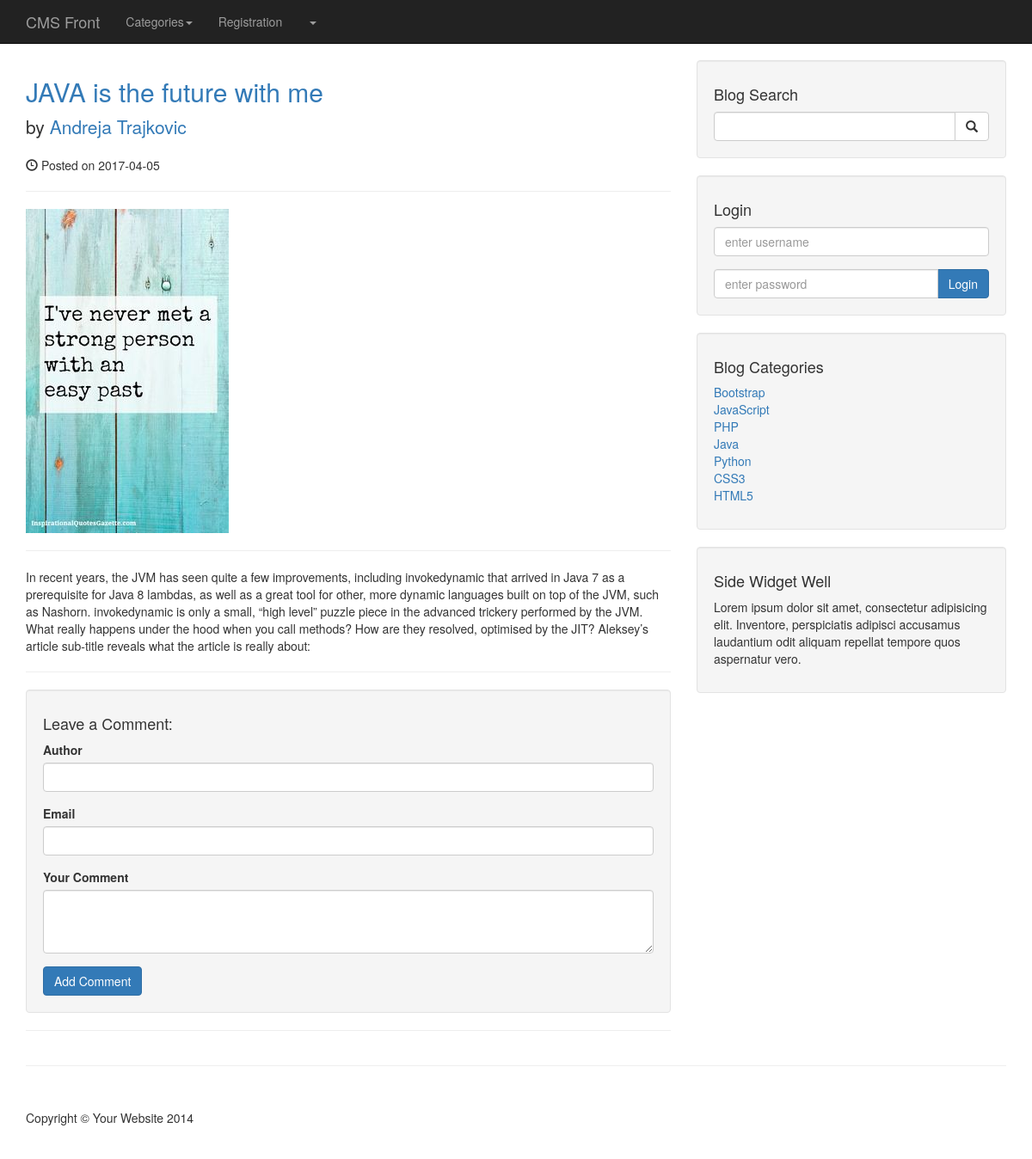
The page /post.php?pId=4 on the database its author committed.
### tables this page shows
CREATE TABLE `posts` (
  `post_id` int(3) NOT NULL,
  `post_category_id` int(3) NOT NULL,
  `post_title` varchar(255) NOT NULL,
  `post_author` varchar(255) NOT NULL,
  `post_date` date NOT NULL,
  `post_image` text NOT NULL,
  `post_content` text NOT NULL,
  `post_tags` varchar(255) NOT NULL,
  `post_status` varchar(255) NOT NULL DEFAULT 'draft',
  `post_view_count` int(11) NOT NULL
);

CREATE TABLE `categories` (
  `cat_id` int(3) NOT NULL,
  `cat_title` varchar(255) NOT NULL
);

### post.php (the view, shortened to what this page needs)
<?php include 'admin/functions.php'; ?>
<?php include 'includes/header.php'; ?>
<?php include 'includes/nav.php'; ?>
    <div class="container">
    <div class="row">
        <div class="col-md-8">
            <?php
            if (isset($_GET['pId'])) {
                $postId = $_GET['pId'];
                $query = "SELECT * FROM posts WHERE post_id = {$postId}";
                $getAllPost = mysqli_query($connection, $query);
                while ($row = mysqli_fetch_assoc($getAllPost)) {
                    $title = $row['post_title'];
                    $content = $row['post_content'];
                    $image = $row['post_image'];
                    $date = $row['post_date'];
                    $author = $row['post_author'];
                    ?>
                    <h2>
                        <a href="#"><?php echo $title; ?></a>
                    </h2>
                    <p class="lead">
                        by <a href="index.php"><?php echo $author; ?></a>
                    </p>
                    <p><span class="glyphicon glyphicon-time"></span> Posted on <?php echo $date; ?></p>
                    <hr>
                    <img class="img-responsive" src="images/<?php echo $image; ?>" alt="">
                    <hr>
                    <p><?php echo $content; ?></p>
                    <hr>
                <?php }
                    }else{
                header("Location: index.php");
            }
             ?>
            <div class="well">
                <h4>Leave a Comment:</h4>
                <form role="form" method="post" action="">
                    <div class="form-group">
                        <label for="author">Author</label>
                        <input type="text" class="form-control" name="comment_author" required>
                    </div>
                    <div class="form-group">
                        <label for="email">Email</label>
                        <input type="email" class="form-control" name="author_email" required>
                    </div>
                    <div class="form-group">
                        <label for="comment">Your Comment</label>
                        <textarea class="form-control" rows="3" name="comment_content" required></textarea>
                    </div>
                    <button type="submit" class="btn btn-primary" name="submit">Add Comment</button>
                </form>
            </div>
            <hr>
        </div>
        <?php include 'includes/sidebar.php'; ?>
    </div>
    <hr>
<?php include 'includes/footer.php'; ?>

### includes/sidebar.php (shortened to what this page needs)
<div class="col-md-4">
    <div class="well">
        <h4>Blog Search</h4>
        <form action="search.php" method="post">
        <div class="input-group">
            <input name="search" type="text" class="form-control">
            <span class="input-group-btn">
                            <button class="btn btn-default" type="submit" name="submit">
                                <span class="glyphicon glyphicon-search"></span>
                        </button>
                        </span>
        </div>
        </form>
    </div>
    <div class="well">
    <?php if (isset($_SESSION['user_role'])): ?>
        <h4>Logged as <?php echo $_SESSION['username']; ?></h4>
        <a href="includes/logout.php" class="btn btn-primary">Logout</a>
    <?php else: ?>
        <h4>Login</h4>
        <form action="includes/login.php" method="post">
            <div class="form-group">
                <input name="username" type="text" class="form-control" placeholder="enter username">
            </div>
            <div class="input-group">
                <input name="password" type="password" class="form-control" placeholder="enter password">
                <span class="input-group-btn">
                    <button class="btn btn-primary" type="submit" name="submit">Login</button>
                </span>
            </div>
        </form>
    <?php endif; ?>
    </div>
    <div class="well">
        <h4>Blog Categories</h4>
        <div class="row">
            <div class="col-lg-6">
                <ul class="list-unstyled">
                    <?php
                    $query = "SELECT * FROM categories";
                    $selectAllCategories = mysqli_query($connection, $query);
                    while($row = mysqli_fetch_assoc($selectAllCategories)){
                        $catId = $row['cat_id'];
                        $catTitle = $row['cat_title'];
                        echo "<li><a href='/cms/category/{$catId}'>{$catTitle}</a></li>";
                    }
                    ?>
                </ul>
            </div>
        </div>
    </div>
    <?php include 'widget.php'; ?>
</div>

### css/blog-home.css (style rules this page uses)
body { padding-top: 70px; }

### rows shown on the page
posts: post_title "JAVA is the future with me", post_author "Andreja Trajkovic", post_date "2017-04-05", post_image (picture), post_content "In recent years, the JVM has seen quite a few improvements, including invokedynamic that arrived in Java 7 as a prerequisite for Java 8 lambdas, as well as a great tool for other, more dynamic languages built on top of the JVM, such as Nashorn. invokedynamic is only a small, “high level” puzzle piece in the advanced trickery performed by the JVM. What really happens under the hood when you call methods? How are they resolved, optimised by the JIT? Aleksey’s article sub-title reveals what the article is really about:"
categories: cat_title "Bootstrap"
categories: cat_title "JavaScript"
categories: cat_title "PHP"
categories: cat_title "Java"
categories: cat_title "Python"
categories: cat_title "CSS3"
categories: cat_title "HTML5"
